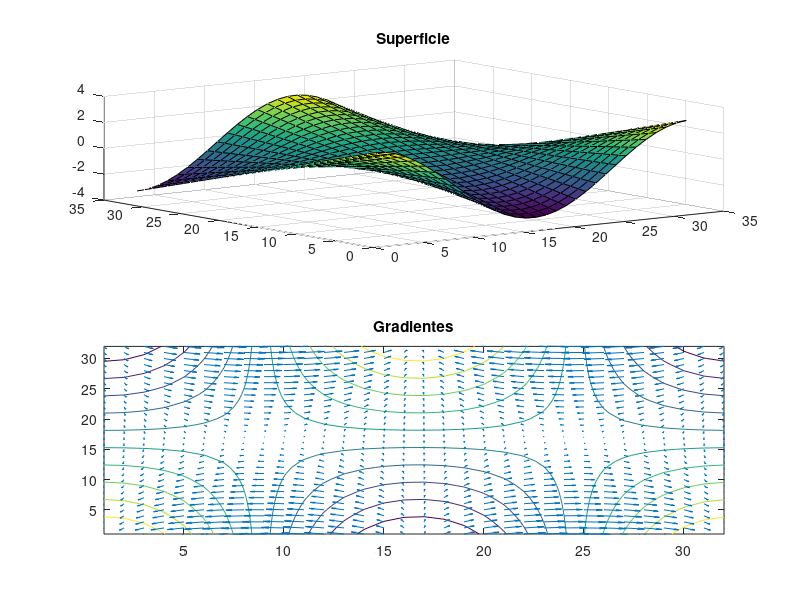

Here is the MATLAB script that generated this plot:
% cap3_gradient_exemplo ()
echo on
% Gerar superficie
[X,Y]=meshgrid(-pi:0.2:pi,-pi:0.2:pi);
Z=cos(X).*Y;
% Calculo do gradiente
% Derivadas parciais da curva
[PX,PY]=gradient(Z,0.2,0.2);
% Visualizacao dos resultados
subplot(2,1,1)
surf(Z)
title('Superficie')
subplot(2,1,2)
contour(Z)
hold
quiver(PX,PY)
title('Gradientes')
